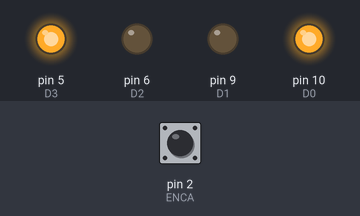
Recording of a sketch running on a simulated Arduino Uno, built with avr-gcc and run on an emulated ATmega328P. On the bench: output pins drawn as LEDs (lit = HIGH). Inputs (shaded band) come from the test bench; at power-on: pin 2 (ENCA) HIGH. What the sketch prints to the serial monitor is not drawn.

Above: at 0.1 s.
Timing chart, 0 to 1.6 s (numbered marks = the images above):
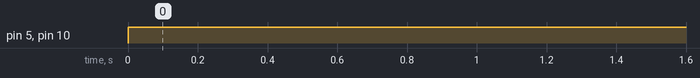

The sketch:

MotorSpeedControl.ino
```cpp
#include <util/atomic.h>
#include <Encoder.h>

//all pins must be PWM enabled pin with ~ printed beside them
const int D0=10;//~
const int D1=9;
const int D2=6;
const int D3=5;

int count = 0;

bool CW = true;
bool CW_2 = true;

bool CCW = false;
bool CCW_2 = false;

bool debug = false;


// // Pins
#define ENCA 2
#define ENCB 3
#define ENCA_2 19
#define ENCB_2 18
// #define PWM 5
// #define IN1 6
// #define IN2 7

// globals
long prevT = 0;
long prevT_2 = 0;

int posPrev = 0;
int posPrev_2 = 0;

// Use the "volatile" directive for variables
// used in an interrupt
volatile int pos_i = 0;
volatile int pos_i_2 = 0;

volatile float velocity_i = 0;
volatile float velocity_i_2 = 0;

volatile long prevT_i = 0;
volatile long prevT_i_2 = 0;

float v1Filt = 0;
float v1Filt_2 = 0;

float v1Prev = 0;
float v1Prev_2 = 0;

float v2Filt = 0;
float v2Filt_2 = 0;

float v2Prev = 0;
float v2Prev_2 = 0;

float eintegral = 0;
float eintegral_2 = 0;

void setup() {
  Serial.begin(115200);

  pinMode(ENCA,INPUT);
  pinMode(ENCB,INPUT);

  pinMode(ENCA_2,INPUT);
  pinMode(ENCB_2,INPUT);

  // pinMode(ENCA,INPUT);
  // pinMode(ENCB,INPUT);
  // pinMode(PWM,OUTPUT);
  // pinMode(IN1,OUTPUT);
  // pinMode(IN2,OUTPUT);

  attachInterrupt(digitalPinToInterrupt(ENCA),readEncoder,RISING);
  attachInterrupt(digitalPinToInterrupt(ENCA_2),readEncoder_2,RISING);
}

void loop() {

  // read the position in an atomic block
  // to avoid potential misreads
  int pos = 0;
  float velocity2 = 0;

  int pos_2 = 0;
  float velocity2_2 = 0;

  ATOMIC_BLOCK(ATOMIC_RESTORESTATE){
    pos = pos_i;
    velocity2 = velocity_i;

    pos_2 = pos_i_2;
    velocity2_2 = velocity_i_2;
  }

  // Compute velocity with method 1
  long currT = micros();
  float deltaT = ((float) (currT-prevT))/1.0e6;
  float velocity1 = (pos - posPrev)/deltaT;
  posPrev = pos;
  prevT = currT;

  // Another encoder
  long currT_2 = micros();
  float deltaT_2 = ((float) (currT_2-prevT_2))/1.0e6;
  float velocity1_2 = (pos_2 - posPrev_2)/deltaT_2;
  posPrev_2 = pos_2;
  prevT_2 = currT_2;

  // Convert count/s to RPM
  float v1 = velocity1/600.0*60.0;
  float v2 = velocity2/600.0*60.0;

  // Another encoder
  float v1_2 = velocity1_2/600.0*60.0;
  float v2_2 = velocity2_2/600.0*60.0;

  // Low-pass filter (25 Hz cutoff)
  v1Filt = 0.854*v1Filt + 0.0728*v1 + 0.0728*v1Prev;
  v1Prev = v1;
  v2Filt = 0.854*v2Filt + 0.0728*v2 + 0.0728*v2Prev;
  v2Prev = v2;

  // Another encoder
  v1Filt_2 = 0.854*v1Filt_2 + 0.0728*v1_2 + 0.0728*v1Prev_2;
  v1Prev_2 = v1_2;
  v2Filt_2 = 0.854*v2Filt_2 + 0.0728*v2_2 + 0.0728*v2Prev_2;
  v2Prev_2 = v2_2;

  // Set a target
  // float vt = 25*(sin(currT/1e6)>0);
  float vt = 60;

  // Compute the control signal u
  float kp = 5;
  float ki = 2;

  float e = vt-v1Filt;
  float e_2 = vt-v1Filt_2;

  eintegral = eintegral + e*deltaT;
  eintegral_2 = eintegral_2 + e_2*deltaT_2;


  float u = kp*e + ki*eintegral;
  float u_2 = kp*e_2 + ki*eintegral_2;

  // Set the motor speed and direction
  int dir = CW;
  if (u<0){
    dir = CCW;
  }

  int dir_2 = CW_2;
  if (u_2<0){
    dir_2 = CCW_2;
  }

  int pwr = (int) fabs(u);
  int pwr_2 = (int) fabs(u_2);

  if(pwr > 255){
    pwr = 255;
  }

  if(pwr_2 > 255){
    pwr_2 = 255;
  }


  setMotorR(dir,pwr);
  setMotorL(dir_2,pwr_2);

  Serial.print(vt);
  Serial.print(" ");
  Serial.print(v1Filt);
  Serial.print(" ");
  Serial.print(v1Filt_2);
  Serial.println();
  delay(1);
}

void setMotorL(bool direction, int correction){
  int pwm = correction;

//  int pwm=map(speed, 0, 100, 0, 255);
  if(direction == CW_2)
  {
   analogWrite(D0,pwm);
   analogWrite(D1,LOW);
  }else{
   analogWrite(D1,pwm);
   analogWrite(D0,LOW);
  }

}

void setMotorR(bool direction, int correction){
  int pwmR = correction;

//  int pwm=map(speed, 0, 100, 0, 255);
  if(direction == CW)
  {
   analogWrite(D3,pwmR);
   analogWrite(D2,LOW);
  }else{
   analogWrite(D2,pwmR);
   analogWrite(D3,LOW);
  }
}


void readEncoder(){
  // Read encoder B when ENCA rises
  int b = digitalRead(ENCB);
  int increment = 0;
  if(b>0){
    // If B is high, increment forward
    increment = 1;
  }
  else{
    // Otherwise, increment backward
    increment = -1;
  }
  pos_i = pos_i + increment;

  // Compute velocity with method 2
  long currT = micros();
  float deltaT = ((float) (currT - prevT_i))/1.0e6;
  velocity_i = increment/deltaT;
  prevT_i = currT;
}

void readEncoder_2(){
  // Read encoder B when ENCA rises
  int b_2 = digitalRead(ENCB_2);
  int increment_2 = 0;
  if(b_2>0){
    // If B is high, increment forward
    increment_2 = 1;
  }
  else{
    // Otherwise, increment backward
    increment_2 = -1;
  }
  pos_i_2 = pos_i_2 + increment_2;

  // Compute velocity with method 2
  long currT_2 = micros();
  float deltaT_2 = ((float) (currT_2 - prevT_i_2))/1.0e6;
  velocity_i_2 = increment_2/deltaT_2;
  prevT_i_2 = currT_2;
}
```

Measured:
- by itself, pin 5 (D3), pin 10 (D0): LOW → HIGH at 0.00 s
